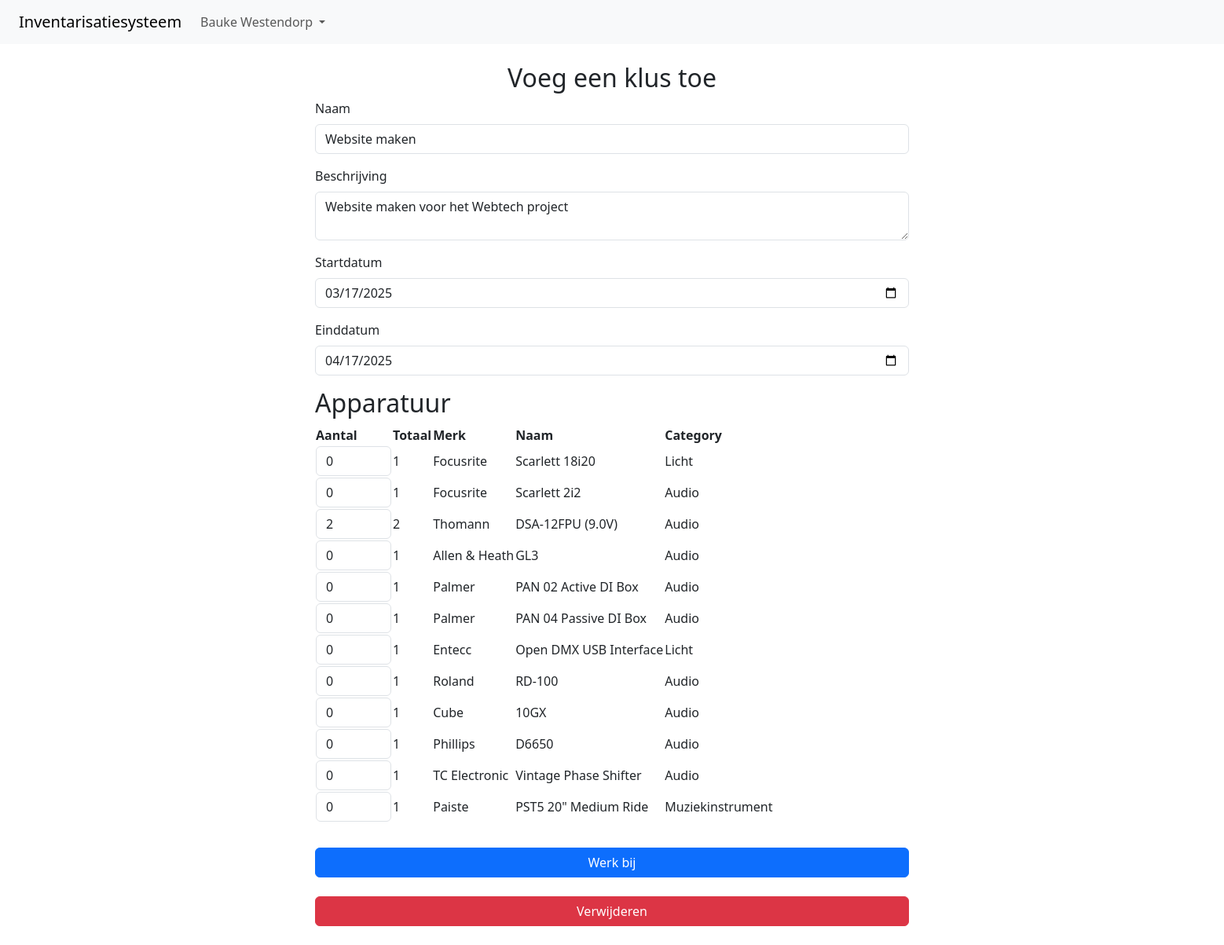
The page /job/1/edit (signed in) on the database its author committed.
### models.py (models this page shows, shortened)
class User(db.Model, UserMixin):
    id = db.Column(db.Integer, primary_key=True)
    username = db.Column(db.String(60), unique=True, nullable=False)
    email = db.Column(db.String(120), unique=True, nullable=False)
    password = db.Column(db.String(60), nullable=False)

class Job(db.Model):
    id = db.Column(db.Integer, primary_key=True)
    name = db.Column(db.String(100), nullable=False)
    description = db.Column(db.String(5000), nullable=True)
    start_date = db.Column(db.Date, nullable=False)
    end_date = db.Column(db.Date, nullable=False)

class Equipment(db.Model):
    id = db.Column(db.Integer, primary_key=True)
    name = db.Column(db.String(100), nullable=False)
    brand = db.Column(db.String(100), nullable=False)
    category_id = db.Column(db.Integer, db.ForeignKey('category.id'), nullable=False)
    category = db.relationship('Category', foreign_keys=[category_id])
    count = db.Column(db.Integer, nullable=False)

class Category(db.Model):
    id = db.Column(db.Integer, primary_key=True)
    name = db.Column(db.String(100), nullable=False)

### routes.py (the view, shortened to what this page needs)
@app.route("/job/<int:id>/edit", methods=['GET', 'POST'])
@login_required
def job_edit(id):
    job = Job.query.get_or_404(id)
    equipment = Equipment.query.all()
    equipment_jobs = EquipmentJob.query.filter_by(job_id=job.id).all()
    for e in equipment:
        value = next((ej.count for ej in equipment_jobs if ej.equipment_id == e.id), 0)
        setattr(AddJobForm, f'count_{e.id}', IntegerField("Aantal", default=value, validators=[NumberRange(min=0, max=e.count)]))
    form = AddJobForm(obj=job)
    form.submit.label.text = "Werk bij"
    return render_template("job.html", title="Bewerk de klus", form=form, job_id=id, equipment=equipment)

### forms.py (shortened to what this page needs)
class AddJobForm(FlaskForm):
    name = StringField("Naam", validators=[DataRequired(), Length(min=1, max=50)])
    description = TextAreaField("Beschrijving", validators=[Length(max=5000)])
    start_date = DateField("Startdatum", validators=[DataRequired()])
    end_date = DateField("Einddatum", validators=[DataRequired()])
    submit = SubmitField("Voeg toe")

### app.py (called while the page is built)
@app.before_request
def create_tables():
    db.create_all()

### models.py (called while the page is built)
@login_manager.user_loader
def load_user(user_id):
    return User.query.get(int(user_id))

### templates/job.html (shortened to what this page needs)
{% extends "base.html" %} {% block head_includes %}
<link
    rel="stylesheet"
    href="https://cdn.jsdelivr.net/npm/bootstrap-icons@1.11.3/font/bootstrap-icons.css"
/>
<link
    rel="stylesheet"
    href="https://cdn.jsdelivr.net/npm/bootstrap-icons@1.11.3/font/bootstrap-icons.css"
/>
<link
    rel="stylesheet"
    href="https://cdn.jsdelivr.net/npm/bootstrap-table@1.24.0/dist/bootstrap-table.min.css"
/>
{% endblock %} {% block content %}
<div class="mt-4 row justify-content-center">
    <div class="col-md-6">
        <h2 class="text-center">Voeg een klus toe</h2>
        <form
            id="job-form"
            class="d-flex flex-column"
            style="gap: 1rem"
            method="POST"
            action=""
        >
            <div class="form-group">
                {{ form.name.label(class="form-label") }} {{
                form.name(class="form-control") }}
            </div>
            <div class="form-group">
                {{ form.description.label(class="form-label") }} {{
                form.description(class="form-control") }}
            </div>
            <div class="form-group">
                {{ form.start_date.label(class="form-label") }} {{
                form.start_date(class="form-control") }}
            </div>
            <div class="form-group">
                {{ form.end_date.label(class="form-label") }} {{
                form.end_date(class="form-control") }}
            </div>
            <div class="form-group">
                <section>
                    <h2>Apparatuur</h2>
                    <table
                        data-toggle="table"
                        data-search="true"
                        data-show-columns="true"
                        data-toolbar="#toolbar"
                        data-search="true"
                        data-show-columns="true"
                        data-show-columns-toggle-all="true"
                        data-minimum-count-columns="2"
                        data-pagination="true"
                        data-id-field="id"
                        data-page-list="[10, 25, 50, 100, all]"
                        data-sortable="true"
                    >
                        <thead>
                            <th
                                data-field="count"
                                data-custom-attribute="count"
                            >
                                Aantal
                            </th>
                            <th
                                data-width="1rem"
                                data-field="total"
                                data-custom-attribute="total"
                                data-sortable="true"
                            >
                                Totaal
                            </th>
                            <th
                                data-field="brand"
                                data-custom-attribute="brand"
                                data-sortable="true"
                            >
                                Merk
                            </th>
                            <th
                                data-field="name"
                                data-custom-attribute="name"
                                data-sortable="true"
                            >
                                Naam
                            </th>
                            <th
                                data-field="category"
                                data-custom-attribute="category"
                                data-sortable="true"
                            >
                                Category
                            </th>
                        </thead>
                        <tbody>
                            {% for e in equipment %}
                            <tr id="{{ e.id }}" class="tr-class-1">
                                <td>
                                    {{ form['count_' ~ e.id](class_='form-control') }}
                                </td>
                                <td data-value="{{ e.count }}">{{ e.count }}</td>
                                <td data-text="{{ e.brand }}">{{ e.brand }}</td>
                                <td data-text="{{ e.name }}">{{ e.name }}</td>
                                <td data-text="{{ e.category.name }}">
                                    {{ e.category.name }}
                                </td>
                            </tr>
                            {% endfor %}
                        </tbody>
                    </table>
                </section>
             </div>
            <div class="form-group mt-3">
                {{ form.submit(class="btn btn-primary w-100") }}
            </div>
        </form>
        {% if job_id %}
            <div>
            <a href="/job/{{job_id}}/delete" class="btn btn-danger w-100 mt-4">Verwijderen</a>
            </div>
        {% endif %}
    <br>
    </div>
</div>
{% endblock %}

### templates/base.html (shortened to what this page needs)
<!doctype html>
<html lang="en">
    <head>
        <link
            href="https://cdn.jsdelivr.net/npm/bootstrap@5.3.3/dist/css/bootstrap.min.css"
            rel="stylesheet"
        />
        <link rel="stylesheet" href="{{ url_for('static', filename='main.css') }}">
        {% block head_includes %}
        {% endblock %}
    </head>
    <body>
        <nav class="px-4 py-2 navbar navbar-expand-lg navbar-light bg-light">
            <a class="navbar-brand" href="/">Inventarisatiesysteem</a>
            <div class="collapse navbar-collapse">
                <ul class="navbar-nav ml-auto">
                    {% if current_user.is_authenticated %}
                        <li class="nav-item dropdown">
                            <a class="nav-link dropdown-toggle"
                                href="#"
                                id="navbarDropdown"
                                role="button"
                                data-bs-toggle="dropdown"
                                aria-haspopup="true"
                                aria-expanded="false"
                            >
                                {{ current_user.username }}
                            </a>
                        </li>
                    {% else %}
                        <li class="nav-item">
                            <a class="nav-link" href="/login">Login</a>
                        </li>
                    {% endif %}
                </ul>
            </div>
        </nav>
        <div id="page">
            {% block content %} {% endblock %}
        </div>
    </body>
</html>

### static/main.css (style rules this page uses)
#page { width: 96rem; margin: 0 auto; }

### rows shown on the page
User: username "Bauke Westendorp"
Job: name "Website maken", description "Website maken voor het Webtech project", start_date "03/17/2025", end_date "04/17/2025"
Equipment: form "0", count "1", brand "Focusrite", name "Scarlett 18i20", category.name "Licht"
Equipment: form "0", count "1", brand "Focusrite", name "Scarlett 2i2", category.name "Audio"
Equipment: form "2", count "2", brand "Thomann", name "DSA-12FPU (9.0V)", category.name "Audio"
Equipment: form "0", count "1", brand "Allen & Heath", name "GL3", category.name "Audio"
Equipment: form "0", count "1", brand "Palmer", name "PAN 02 Active DI Box", category.name "Audio"
Equipment: form "0", count "1", brand "Palmer", name "PAN 04 Passive DI Box", category.name "Audio"
Equipment: form "0", count "1", brand "Entecc", name "Open DMX USB Interface", category.name "Licht"
Equipment: form "0", count "1", brand "Roland", name "RD-100", category.name "Audio"
Equipment: form "0", count "1", brand "Cube", name "10GX", category.name "Audio"
Equipment: form "0", count "1", brand "Phillips", name "D6650", category.name "Audio"
Equipment: form "0", count "1", brand "TC Electronic", name "Vintage Phase Shifter", category.name "Audio"
Equipment: form "0", count "1", brand "Paiste", name "PST5 20\" Medium Ride", category.name "Muziekinstrument"
